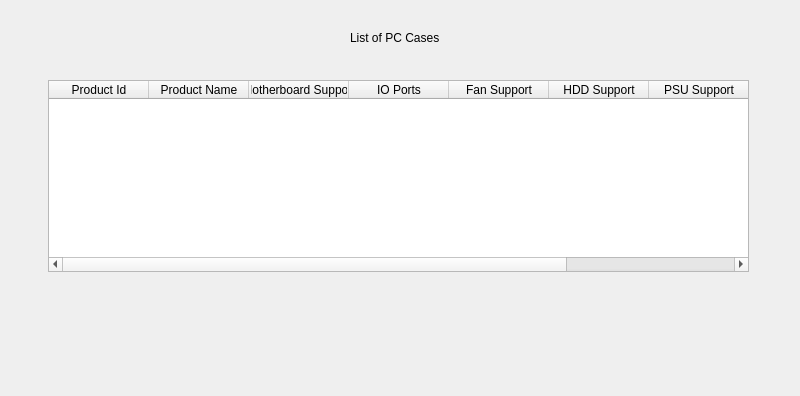
<?xml version="1.0" encoding="UTF-8"?>
<ui version="4.0">
 <class>Form</class>
 <widget class="QWidget" name="Form">
  <property name="geometry">
   <rect>
    <x>0</x>
    <y>0</y>
    <width>800</width>
    <height>396</height>
   </rect>
  </property>
  <property name="windowTitle">
   <string>PC Cases</string>
  </property>
  <widget class="QLabel" name="label">
   <property name="geometry">
    <rect>
     <x>350</x>
     <y>30</y>
     <width>111</width>
     <height>16</height>
    </rect>
   </property>
   <property name="text">
    <string>List of PC Cases</string>
   </property>
  </widget>
  <widget class="QTableWidget" name="tableWidgetPCCases">
   <property name="geometry">
    <rect>
     <x>48</x>
     <y>80</y>
     <width>701</width>
     <height>192</height>
    </rect>
   </property>
   <column>
    <property name="text">
     <string>Product Id</string>
    </property>
   </column>
   <column>
    <property name="text">
     <string>Product Name</string>
    </property>
   </column>
   <column>
    <property name="text">
     <string>Motherboard Support</string>
    </property>
   </column>
   <column>
    <property name="text">
     <string>IO Ports</string>
    </property>
   </column>
   <column>
    <property name="text">
     <string>Fan Support</string>
    </property>
   </column>
   <column>
    <property name="text">
     <string>HDD Support</string>
    </property>
   </column>
   <column>
    <property name="text">
     <string>PSU Support</string>
    </property>
   </column>
   <column>
    <property name="text">
     <string>Price</string>
    </property>
   </column>
  </widget>
 </widget>
 <resources/>
 <connections/>
</ui>
